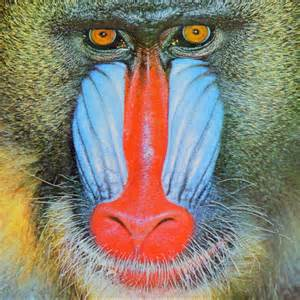
#> input picture practice/image1.jpg, 300 x 300 px
$ python histogram.py image1.jpg
#> lines starting #> are read from the running program, lines starting #| are printed output that depends on the picture
import numpy as np
from matplotlib import pyplot as plt
from skimage import io
from skimage import color
import sys

# Works for arbitrary pixel value image, and scale it to 1 byte([0,255])
def histogram(img):
	img_max = img.max()
	h = np.zeros(256)
	for i in range(img.shape[0]):
		for j in range(img.shape[1]):
			val = int(img[i, j]/img_max * 256)
			if val == 256:	# img_max pixel will be out-of-bounds
				val = 255
			h[val] += 1
	plt.plot(np.arange(256), h)
	plt.show()


def main():
	img = io.imread(sys.argv[1])
#> img is the input picture: shape (300, 300, 3); mean R, G, B 137.8, 129.1, 113.5
	#img = io.imread(f)
	img_gray = color.rgb2gray(img)
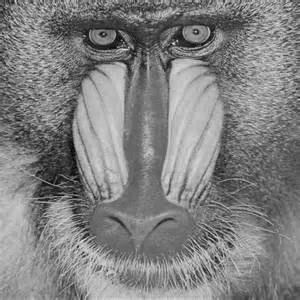
#> img_gray: shape (300, 300) float64; min 0.0025, max 0.93, mean 0.509
	histogram(img_gray)
#> in histogram, `img_max = img.max()`: img_max = 0.93
#> after the loop in histogram, `for i in range(img.shape[0]):`: h = 256 values, max 962 at index 117, min 0 at index 6, mean 351.6
#> in histogram, `plt.show()`:
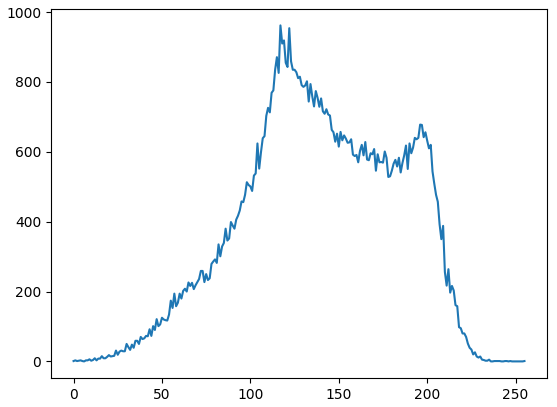
#> figure drawn by matplotlib, 1 panel; curve peaks at x = 117, y = 962

if __name__ == "__main__":
	main()
